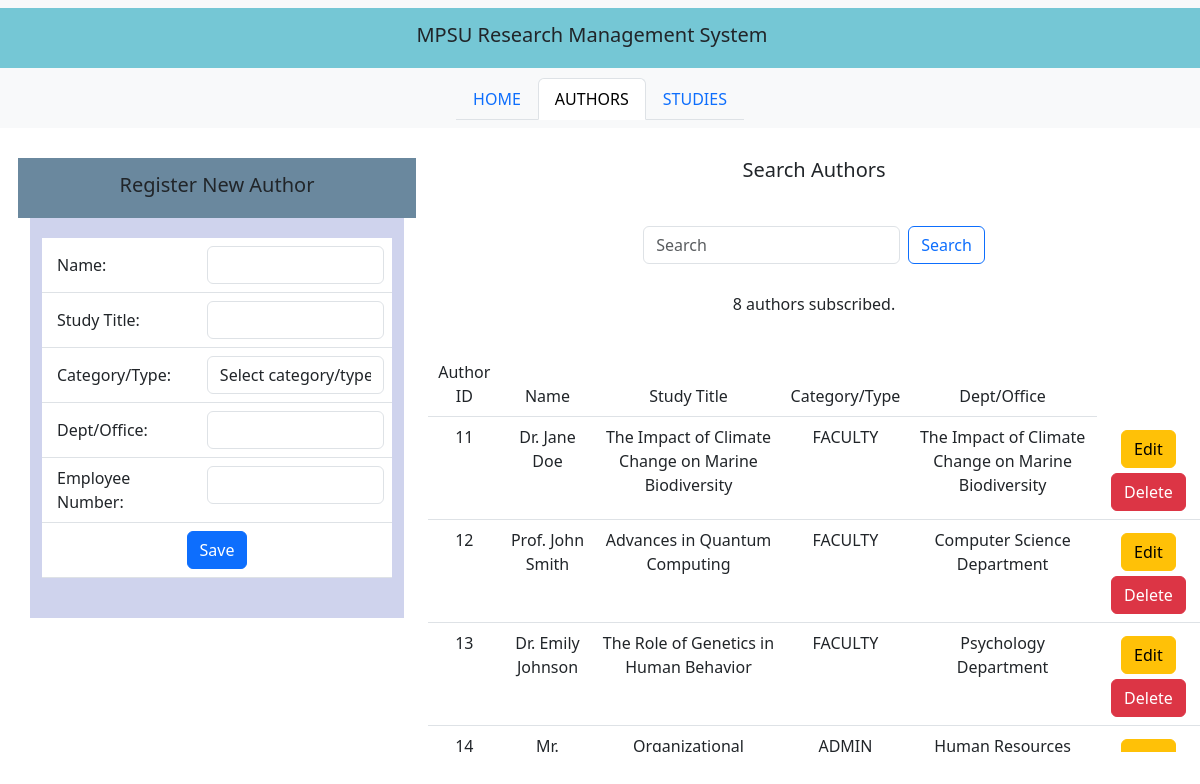
The app's page /authors with its own data.
### rms_app/models.py (models this page shows, shortened)
class Author(models.Model):
    author_name = models.CharField(max_length=100)
    author_title = models.TextField(default="Untitled")
    author_type = models.CharField(max_length=100)
    author_department = models.CharField(max_length=100)
    employee_number = models.CharField(max_length=100)

### rms_app/views.py (the view)
# urls.py: path('authors', authors_tab, name='authors'),
def authors_tab(request):
    if request.method == 'POST':
        query = request.POST.get('query', '')
        authors = Author.objects.filter(author_name__icontains=query)  # Adjust the filter as needed
    else:
        authors = Author.objects.all()
    return render(request, "authors.html",
                  context={"current_tab": "authors",
                           "authors": authors,
                           "query": query if 'query' in locals() else ''})

### rms_app/templates/authors.html (shortened to what this page needs)
<!DOCTYPE html>
{% extends "index.html" %}
{% load static %}
{% block main_content %}
<div class="container-flex text-center justify-content-center align-items-center" style="margin-left: 30px; padding-top: 10px; padding-bottom: 20px; margin-top: 10px; vertical-align: middle;">
<div class="row justify-content-center align-middle" style="margin-top: 10px; height: 60px;">
    <div class="col-md-4 text-align" style="background-color: rgb(106, 136, 158);">
        <h5 style="margin-top: 15px;">Register New Author</h5>
    </div>
    <div class="col-md-8">
        <h5>Search Authors</h5>
    </div>
</div>
    <div class="row">
        <div class="col-md-4">
            <div class="container" style="overflow-y: auto; height: 400px; background: rgb(207, 211, 237);">
                <form class="d-flex" action="/authors/add" method="POST">
                    <table class="table" style="margin-top: 20px;">
                        <tr>
                            <td style="text-align: left; vertical-align: middle; padding-left: 15px;">Name: </td>
                            <td><input type="text" class="form-control" name="author_name"></td>
                        </tr>
                        <tr>
                            <td style="text-align: left; vertical-align: middle; padding-left: 15px;">Study Title: </td>
                            <td><input type="text" class="form-control" name="author_title"></td>
                        </tr>
                        <tr>
                            <td style="text-align: left; vertical-align: middle; padding-left: 15px;">Category/Type: </td>
                            <td>
                                <select class="form-control" name="author_type">
                                    <option value="" disabled selected>Select category/type</option>
                                </select>
                            </td>
                        </tr>
                        <tr>
                            <td style="text-align: left; vertical-align: middle; padding-left: 15px;">Dept/Office: </td>
                            <td><input type="text" class="form-control" name="author_department"></td>
                        </tr>
                        <tr>
                            <td style="text-align: left; vertical-align: middle; padding-left: 15px;">Employee Number: </td>
                            <td><input type="text" class="form-control" name="employee_number"></td>
                        </tr>
                        <tr>
                            <td colspan="2"><button class="btn btn-primary" type="submit">Save</button> </td>
                        </tr>
                    </table>
                </form>
            </div>
        </div>
    <div class="col-md-8">
        <div class="row">
            <nav class="navbar bg-body-light">
                <div class="container-fluid justify-content-center align-items-center">
                    <form class="d-flex" role="search" action="{% url 'authors' %}" method="POST">
                        <input class="form-control me-2" type="search" placeholder="Search" aria-label="Search" name="query" value="{{ query }}">
                        <button class="btn btn-outline-primary" type="submit">Search</button>
                    </form>
                </div>
            </nav>
        </div>
        <div class="row" style="margin-top: 20px;">
             <p>{{ authors|length }} authors subscribed.</p>
        </div>
        <div class="row" style="margin-top: 20px;">
            <div class="container" style="overflow-y: auto; height: 400px;">
                <table class="table table-hover">
                    <thead>
                        <tr>
                            <td>Author ID</td>
                            <td>Name</td>
                            <td>Study Title</td>
                            <td>Category/Type</td>
                            <td>Dept/Office</td>
                        </tr>
                    </thead>
                    <tbody>
                        {% for author in authors %}
                            <tr>
                                <td>{{author.id}}</td>
                                <td>{{author.author_name}}</td>
                                <td>{{author.author_title}}</td>
                                <td>{{author.author_type}}</td>
                                <td>{{author.author_department}}</td>
                                <td>
                                    <a href="{% url 'edit_author' author.id %}" class="btn btn-warning" style="margin-top: 5px;">Edit</a>
                                    <a href="{% url 'delete_author' author.id %}" class="btn btn-danger" style="margin-top: 5px;">Delete</a>
                                </td>
                            </tr>
                        {% endfor %}
                    </tbody>
                </table>
            </div>
        </div>
    </div>
    </div>
</div>
{% endblock %}

### rms_app/templates/index.html (shortened to what this page needs)
<!doctype html>
<html lang="en">
  <head>
    <link href="https://cdn.jsdelivr.net/npm/bootstrap@5.3.0-alpha3/dist/css/bootstrap.min.css" rel="stylesheet">
</head>
  <body>
    <nav class="navbar bg-body-tertiary">
        <div class="container-fluid justify-content-center align-items-center"
        style="background-color: rgb(117, 199, 213);">
        <span class="navbar-brand mb-0 h1 text-dark" style="margin-top: 10px;">
            MPSU Research Management System
        </span>
        </div>
    <div class="container-fluid d-flex justify-content-center align-items-center">
        <ul class="nav nav-tabs" style="margin-top: 10px;">
            <li class="nav-item">
                {% if current_tab == 'home' %}
                <a class="nav-link active" aria-current="page" href="/home">HOME</a>
                {% else %}
                <a class="nav-link " aria-current="page" href="/home">HOME</a>
                {% endif %}
            </li>
            <li class="nav-item">
                {% if current_tab == 'authors' %}
                <a class="nav-link active" aria-current="page" href="/authors">AUTHORS</a>
                {% else %}
                <a class="nav-link " aria-current="page" href="/authors">AUTHORS</a>
                {% endif %}
            </li>
            <li class="nav-item">
                {% if current_tab == 'studies' %}
                <a class="nav-link active" aria-current="page" href="/studies">STUDIES</a>
                {% else %}
                <a class="nav-link " aria-current="page" href="/studies">STUDIES</a>
                {% endif %}
            </li>
        </ul>
    </div>
    </nav>
    {% block main_content %}
    {% endblock %}
</body>
</html>

### records on screen
Author: id "11", author_name "Dr. Jane Doe", author_title "The Impact of Climate Change on Marine Biodiversity", author_type "FACULTY", author_department "The Impact of Climate Change on Marine Biodiversity"
Author: id "12", author_name "Prof. John Smith", author_title "Advances in Quantum Computing", author_type "FACULTY", author_department "Computer Science Department"
Author: id "13", author_name "Dr. Emily Johnson", author_title "The Role of Genetics in Human Behavior", author_type "FACULTY", author_department "Psychology Department"
Author: id "14", author_name "Mr.…", author_title "Organizational…", author_type "ADMIN", author_department "Human Resources…"

### other values on screen
{{ authors|length }} "8"
